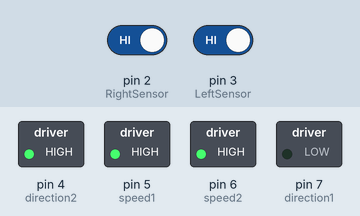
Simulated run of this sketch. Board: Arduino Uno, built with avr-gcc and run on an emulated ATmega328P. Shown: switched loads named in the sketch (green lamp = pin HIGH). Dashed ring = blinking. The inputs (shaded band) are chosen by the test bench; at power-on: pin 2 (RightSensor) HIGH, pin 3 (LeftSensor) HIGH.

Above: at 0.1 s.
1.3 s: pin 2 (RightSensor) driven LOW
At 2.3 s:
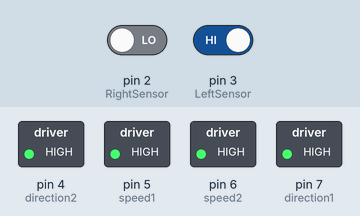
4.5 s: pin 3 (LeftSensor) driven LOW
At 5.5 s:
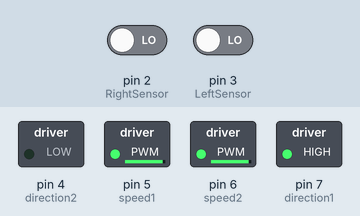
6.5 s: pin 2 (RightSensor) driven HIGH
At 7.6 s:
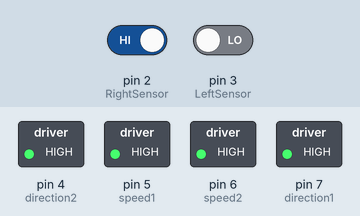
9.7 s: pin 2 (RightSensor) driven LOW and pin 3 (LeftSensor) driven HIGH
At 12.0 s:
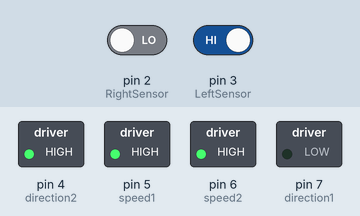
Timing chart, 0 to 13.9 s (numbered marks = the images above; inputs shaded):
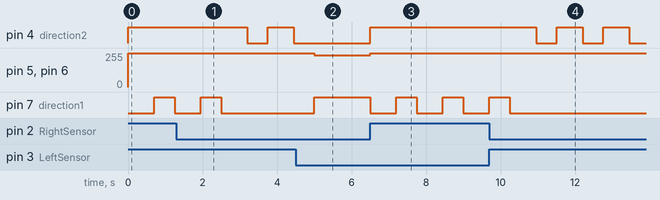

The sketch:

429.ino
```cpp
#include <Arduino.h>
// #include <SharpDistSensor>

// PWM 调速：HIGH 只是数值 1，占空比太低，电机往往看起来“完全不动”。全速用 255。
const uint8_t high = 240;
const uint8_t high1 = 255;
const uint8_t low = 0;

int LeftSensor=3;
int RightSensor=2;
int speed1 = 5;
int direction1 = 7;
int speed2 = 6;
int direction2 = 4;

void setup() {
  // put your setup code here, to run once:
  Serial.begin(9600);
  pinMode(LeftSensor, INPUT_PULLUP);
  pinMode(RightSensor, INPUT_PULLUP);
  pinMode(direction1, OUTPUT);
  pinMode(direction2, OUTPUT);
  pinMode(speed1, OUTPUT);
  pinMode(speed2, OUTPUT);
}

void loop() {
  if(((digitalRead(LeftSensor))==0)&&((digitalRead(RightSensor))==0)){
    forward();
  }else if(((digitalRead(LeftSensor))==1)&&((digitalRead(RightSensor))==0)){
    backward();
    delay(700);
    right();
    delay(550);
  }else if(((digitalRead(LeftSensor))==0)&&((digitalRead(RightSensor))==1)){
    right();
    backward();
    delay(700);
    left();
    delay(550);
  }else if(((digitalRead(LeftSensor))==1)&&((digitalRead(RightSensor))==1)){
    backward();
    delay(700);
    left();
    delay(550);
  }
}

void forward() {
  digitalWrite(direction1, HIGH);
  digitalWrite(direction2, LOW);
  analogWrite(speed1, high);
  analogWrite(speed2, high);
}

void backward() {
  digitalWrite(direction1, LOW);
  digitalWrite(direction2, HIGH);
  analogWrite(speed1, high1);
  analogWrite(speed2, high1);

  // LOW = motor backward && full speed turning counterclockwise
}

void left() {

  digitalWrite(direction1, HIGH);
  digitalWrite(direction2, HIGH);
  analogWrite(speed1, high1);
  analogWrite(speed2, high1);
}

void right() {

  digitalWrite(direction1, LOW);
  digitalWrite(direction2, LOW);
  analogWrite(speed1, high1);
  analogWrite(speed2, high1);
}

void stop() {

  digitalWrite(direction1, HIGH);
  digitalWrite(direction2, HIGH);
  analogWrite(speed1, low);
  analogWrite(speed2, low);
}
```

Measured:
- after the input at 1.3 s, pin 4 (direction2): HIGH → LOW after 1.9 s, → HIGH 0.55 s later, → LOW 0.70 s later; pin 7 (direction1): goes on until 2.5 s, then stays LOW
- after the input at 4.5 s, pin 4 (direction2): stays LOW (without the input it goes to HIGH after 0.50 s); pin 5 (speed1), pin 6 (speed2): 255/255 → 240/255 after 0.50 s; pin 7 (direction1): LOW → HIGH after 0.50 s
- after the input at 6.5 s, pin 4 (direction2): LOW → HIGH at once; pin 5 (speed1), pin 6 (speed2): 240/255 → 255/255 at once; pin 7 (direction1): alternates HIGH for 0.55 s and LOW for 0.70 s, starting at once
- after the input at 9.7 s, pin 4 (direction2): alternates HIGH for 0.70 s and LOW for 0.55 s, starting after 1.3 s; pin 7 (direction1): goes on until 10.3 s, then stays LOW
